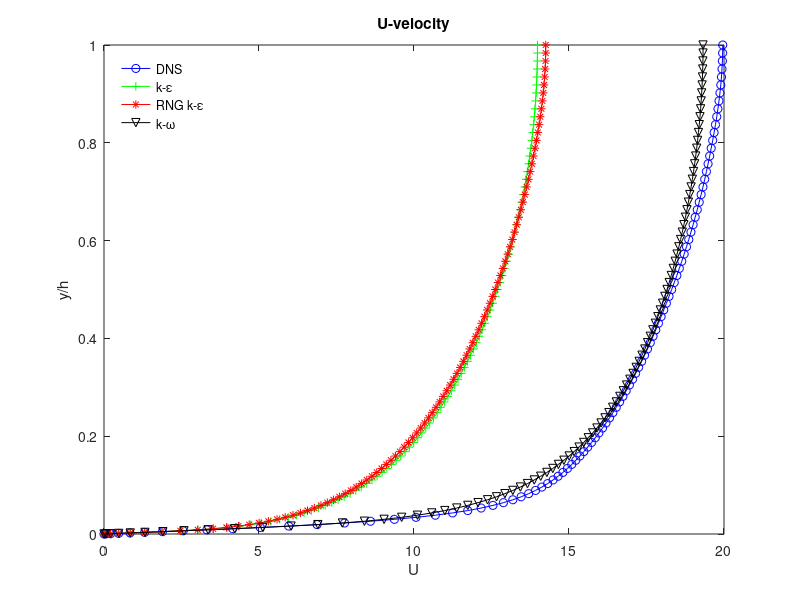
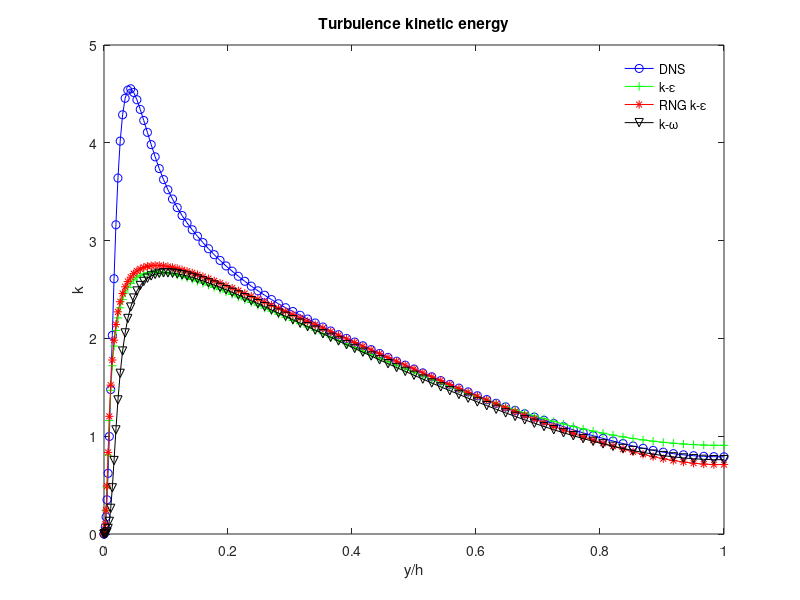
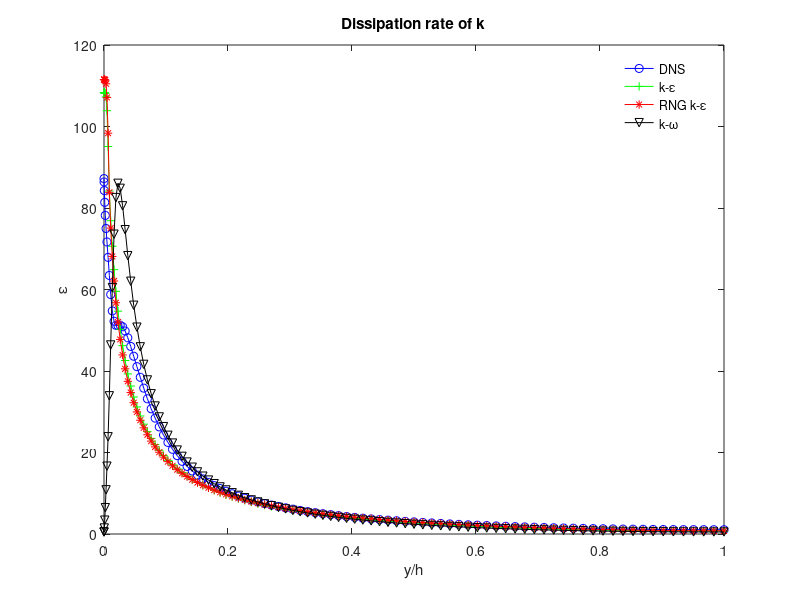
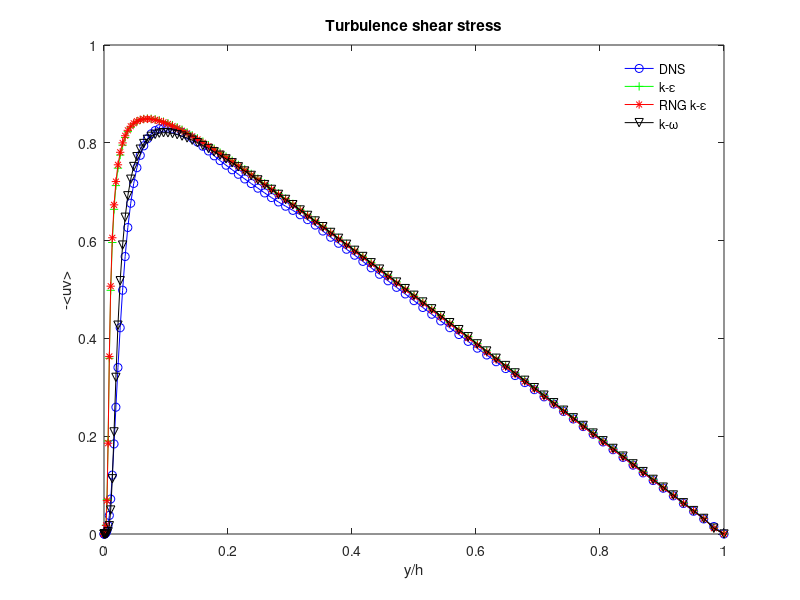

Write MATLAB code to recreate these figures, in order.
% Matlab file for plotting the comparison plots

clc; close all; clear;
image_type = 'epsc';

% Simulated data
k_eps = load('simulated_data_k_epsilon.dat');
rng_k_eps = load('simulated_data_rng_k_epsilon.dat');
k_omega = load('simulated_data_k_omega.dat');

% Plots for various parameters
figure(1)
plot(k_eps(:,2), k_eps(:,1), '-bo', k_eps(:,3), k_eps(:,1), '-g+', rng_k_eps(:,3), k_eps(:,1), '-r*' ...
    , k_omega(:,3), k_eps(:,1), '-kv');
xlabel('U');
ylabel('y/h');
title('U-velocity');
legend('DNS', 'k-ε', 'RNG k-ε', 'k-ω', 'Location', 'northwest');
legend boxoff;
saveas(1, './Plots/comparison/U_velocity_comparison_plot', image_type);

figure(2)
plot(k_eps(:,1), k_eps(:,4), '-bo', k_eps(:,1), k_eps(:,5), '-g+', k_eps(:,1), rng_k_eps(:,5), '-r*' ...
    , k_eps(:,1), k_omega(:,5), '-kv');
xlabel('y/h');
ylabel('k');
title('Turbulence kinetic energy');
legend('DNS', 'k-ε', 'RNG k-ε', 'k-ω', 'Location', 'northeast');
legend boxoff;
saveas(2, './Plots/comparison/TKE_comparison_plot', image_type);

figure(3)
plot(k_eps(:,1), k_eps(:,6), '-bo', k_eps(:,1), k_eps(:,7), '-g+', k_eps(:,1), rng_k_eps(:,7), '-r*' ...
    , k_eps(:,1), k_omega(:,7), '-kv');
xlabel('y/h');
ylabel('\epsilon');
title('Dissipation rate of k');
legend('DNS', 'k-ε', 'RNG k-ε', 'k-ω', 'Location', 'northeast');
legend boxoff
saveas(3, './Plots/comparison/Dissipation_rate_of_k_comparison_plot', image_type);

figure(4)
plot(k_eps(:,1), k_eps(:,8), '-bo', k_eps(:,1), k_eps(:,9), '-g+', k_eps(:,1), rng_k_eps(:,9), '-r*' ...
    , k_eps(:,1), k_omega(:,9), '-kv');
xlabel('y/h');
ylabel('-<uv>');
title('Turbulence shear stress');
legend('DNS', 'k-ε', 'RNG k-ε', 'k-ω', 'Location', 'northeast');
legend boxoff
saveas(4, './Plots/comparison/Turbulent_shear_stress_comparison_plot', image_type);

figure(5)
plot(k_eps(:,1), k_eps(:,10), '-bo', k_eps(:,1), k_eps(:,11), '-g+', k_eps(:,1), rng_k_eps(:,11), '-r*' ...
    , k_eps(:,1), k_omega(:,11), '-kv');
xlabel('y/h');
ylabel('P_k');
title('Production rate of k');
legend('DNS', 'k-ε', 'RNG k-ε', 'k-ω', 'Location', 'northeast');
legend boxoff
saveas(5, './Plots/comparison/Pk_comparison_plot', image_type);

figure(6)
plot(k_eps(:,1), k_eps(:,12), '-bo', k_eps(:,1), k_eps(:,13), '-g+', k_eps(:,1), rng_k_eps(:,13), '-r*' ...
    , k_eps(:,1), k_omega(:,13), '-kv');
xlabel('y/h');
title('Turbulent diffusion of k');
legend('DNS', 'k-ε', 'RNG k-ε', 'k-ω', 'Location', 'northeast');
legend boxoff
saveas(6, './Plots/comparison/Turbulent_diffusion_of_k_comparison_plot', image_type);

figure(7)
plot(k_eps(:,1), k_eps(:,14), '-bo', k_eps(:,1), k_eps(:,15), '-g+', k_eps(:,1), rng_k_eps(:,15), '-r*' ...
    , k_eps(:,1), k_omega(:,15), '-kv');
xlabel('y/h');
title('Viscous diffusion of k');
legend('DNS', 'k-ε', 'RNG k-ε', 'k-ω', 'Location', 'northeast');
legend boxoff
saveas(7, './Plots/comparison/Viscous_diffusion_of_k_comparison_plot', image_type);